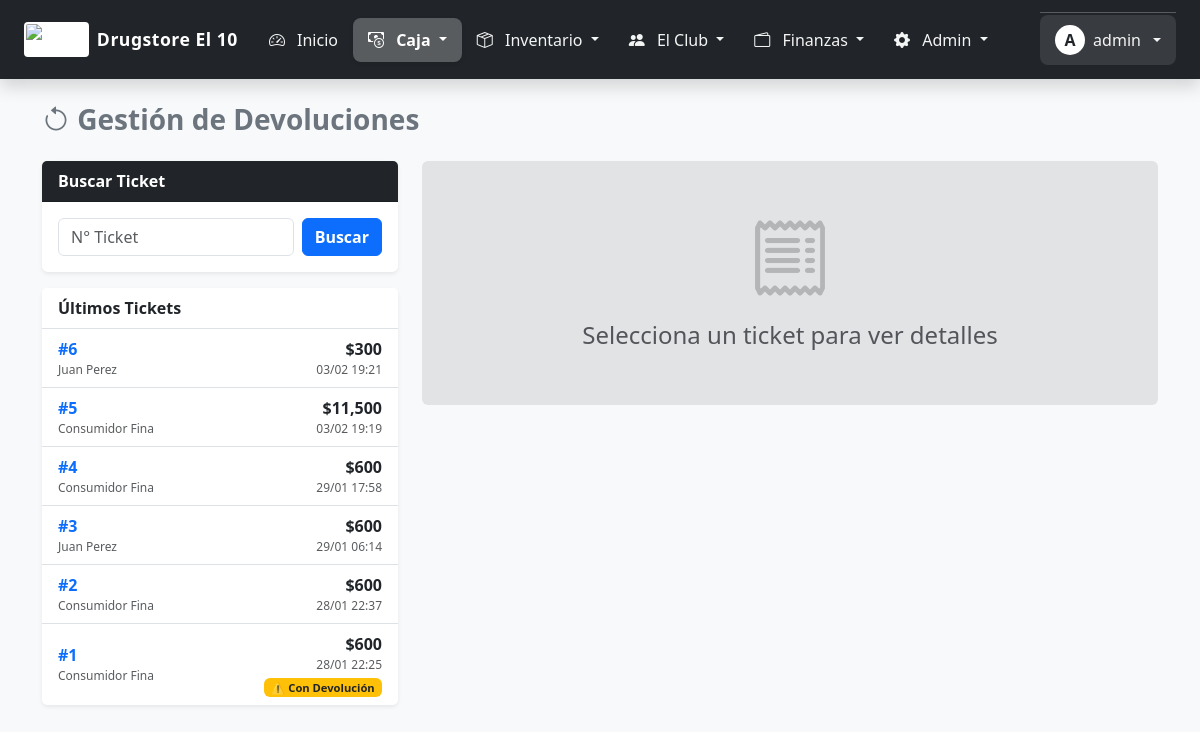
/devoluciones.php (signed in), run on an earlier commit of the app's database.
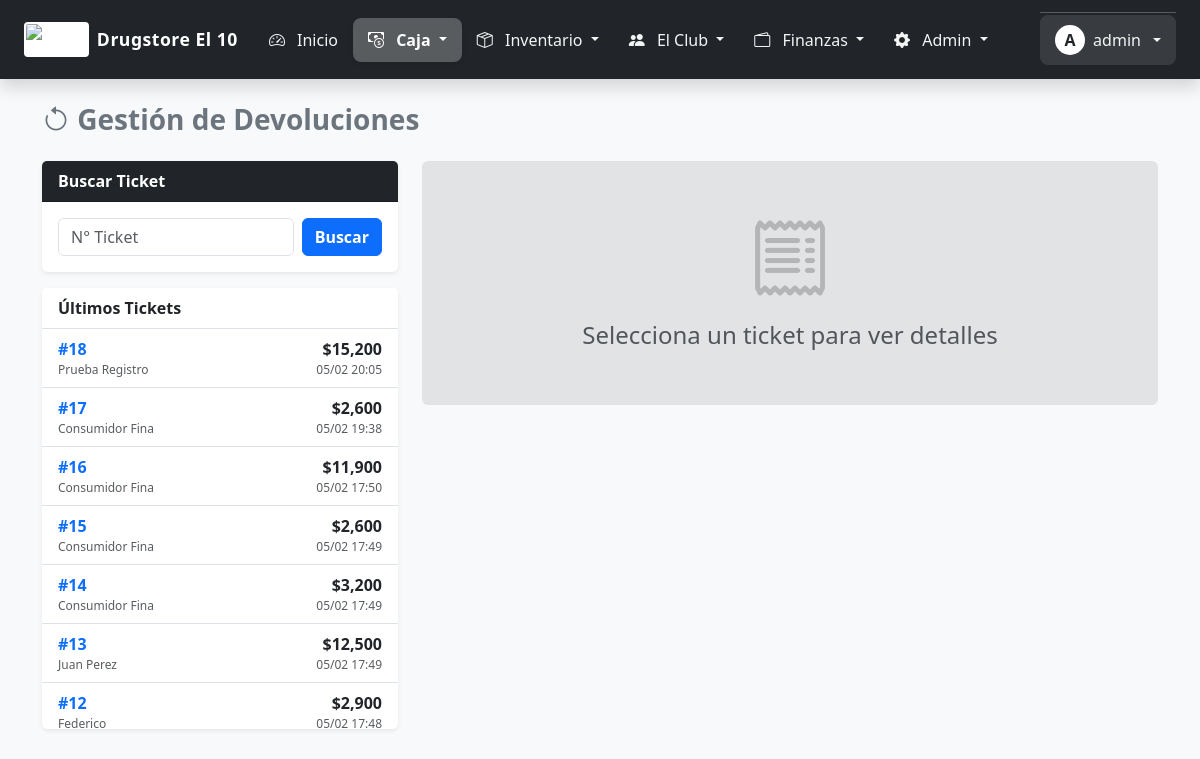
And on a later commit of the database.
### tables this page shows
CREATE TABLE `ventas` (
  `id` int(11) NOT NULL,
  `codigo_ticket` varchar(50) DEFAULT NULL,
  `id_caja_sesion` int(11) NOT NULL,
  `id_usuario` int(11) NOT NULL,
  `id_cliente` int(11) NOT NULL,
  `fecha` datetime DEFAULT current_timestamp(),
  `total` decimal(12,2) NOT NULL,
  `descuento_monto_cupon` decimal(12,2) DEFAULT 0.00,
  `descuento_manual` decimal(12,2) DEFAULT 0.00,
  `codigo_cupon` varchar(50) DEFAULT NULL,
  `metodo_pago` enum('Efectivo','Debito','Credito','MP','CtaCorriente','Mixto') DEFAULT 'Efectivo',
  `estado` enum('completada','anulada','pendiente_retiro') DEFAULT 'completada',
  `origen` enum('local','web') DEFAULT 'local'
);

CREATE TABLE `clientes` (
  `id` int(11) NOT NULL,
  `nombre` varchar(100) NOT NULL,
  `dni_cuit` varchar(20) DEFAULT NULL,
  `email` varchar(100) DEFAULT NULL,
  `password` varchar(255) DEFAULT NULL,
  `telefono` varchar(50) DEFAULT NULL,
  `direccion` varchar(255) DEFAULT NULL,
  `foto_perfil` varchar(255) DEFAULT 'default_user.png',
  `fecha_nacimiento` date DEFAULT NULL,
  `recibir_notificaciones` tinyint(1) DEFAULT 1,
  `limite_credito` decimal(12,2) DEFAULT 0.00,
  `saldo_deudor` decimal(12,2) DEFAULT 0.00,
  `puntos_acumulados` int(11) DEFAULT 0,
  `fecha_registro` datetime DEFAULT current_timestamp(),
  `whatsapp` varchar(50) DEFAULT NULL,
  `dni` varchar(20) DEFAULT NULL,
  `saldo_actual` decimal(10,2) DEFAULT 0.00,
  `saldo_favor` decimal(10,2) DEFAULT 0.00
);

### devoluciones.php (the view, shortened to what the changed rows need)
<?php
try {
    $conexion->exec("CREATE TABLE IF NOT EXISTS devoluciones (id INT AUTO_INCREMENT PRIMARY KEY, id_venta_original INT, id_producto INT, cantidad DECIMAL(10,2), monto_devuelto DECIMAL(10,2), fecha DATETIME, id_usuario INT)");
} catch(Exception $e) { }
$ultimas = $conexion->query("SELECT v.id, v.total, v.fecha, c.nombre, (SELECT COUNT(*) FROM devoluciones d WHERE d.id_venta_original = v.id) as tiene_dev FROM ventas v LEFT JOIN clientes c ON v.id_cliente = c.id ORDER BY v.id DESC LIMIT 15")->fetchAll(PDO::FETCH_ASSOC);
?>
<!DOCTYPE html>
<html lang="es">
<head>
    <link href="https://cdn.jsdelivr.net/npm/bootstrap@5.3.0/dist/css/bootstrap.min.css" rel="stylesheet">
    <link rel="stylesheet" href="https://cdn.jsdelivr.net/npm/bootstrap-icons@1.10.0/font/bootstrap-icons.css">
</head>
<body class="bg-light">
    <div class="container pb-5 mt-4">
        <div class="row">
            <div class="col-md-4">
                <div class="card shadow-sm border-0">
                    <div class="list-group list-group-flush" style="max-height: 400px; overflow-y: auto;">
                        <?php foreach($ultimas as $u): ?>
                            <a href="devoluciones.php?id_ticket=<?php echo $u['id']; ?>" class="list-group-item list-group-item-action d-flex justify-content-between align-items-center">
                                <div>
                                    <span class="fw-bold text-primary">#<?php echo $u['id']; ?></span>
                                    <small class="d-block text-muted" style="font-size:0.75rem"><?php echo substr($u['nombre'] ?? 'Consumidor Final', 0, 15); ?></small>
                                </div>
                                <div class="text-end">
                                    <span class="fw-bold text-dark">$<?php echo number_format($u['total'], 0); ?></span>
                                    <small class="d-block text-muted" style="font-size:0.75rem"><?php echo date('d/m H:i', strtotime($u['fecha'])); ?></small>
                                    <?php if($u['tiene_dev'] > 0): ?>
                                        <span class="badge bg-warning text-dark badge-dev d-block mt-1">⚠️ Con Devolución</span>
                                    <?php endif; ?>
                                </div>
                            </a>
                        <?php endforeach; ?>
                    </div>
                </div>
            </div>
        </div>
    </div>
</body>
</html>

What changed in the data, as far as the page shows it:
no longer on this page (row unchanged): ventas: id "6", id_cliente.nombre "Juan Perez", total "300", fecha "03/02 19:21"
no longer on this page (row unchanged): ventas: id "5", id_cliente.nombre "Consumidor Fina", total "11,500", fecha "03/02 19:19"
no longer on this page (row unchanged): ventas: id "4", id_cliente.nombre "Consumidor Fina", total "600", fecha "29/01 17:58"
no longer on this page (row unchanged): ventas: id "3", id_cliente.nombre "Juan Perez", total "600", fecha "29/01 06:14"
no longer on this page (row unchanged): ventas: id "2", id_cliente.nombre "Consumidor Fina", total "600", fecha "28/01 22:37"
no longer on this page (row unchanged): ventas: id "1", id_cliente.nombre "Consumidor Fina", total "600", fecha "28/01 22:25", shows "⚠️ Con Devolución"
added ventas: id "18", id_cliente.nombre "Prueba Registro", total "15,200", fecha "05/02 20:05"
added ventas: id "17", id_cliente.nombre "Consumidor Fina", total "2,600", fecha "05/02 19:38"
added ventas: id "16", id_cliente.nombre "Consumidor Fina", total "11,900", fecha "05/02 17:50"
added ventas: id "15", id_cliente.nombre "Consumidor Fina", total "2,600", fecha "05/02 17:49"
added ventas: id "14", id_cliente.nombre "Consumidor Fina", total "3,200", fecha "05/02 17:49"
added ventas: id "13", id_cliente.nombre "Juan Perez", total "12,500", fecha "05/02 17:49"
added ventas: id "12", id_cliente.nombre "Federico", total "2,900", fecha "05/02 17:48"
